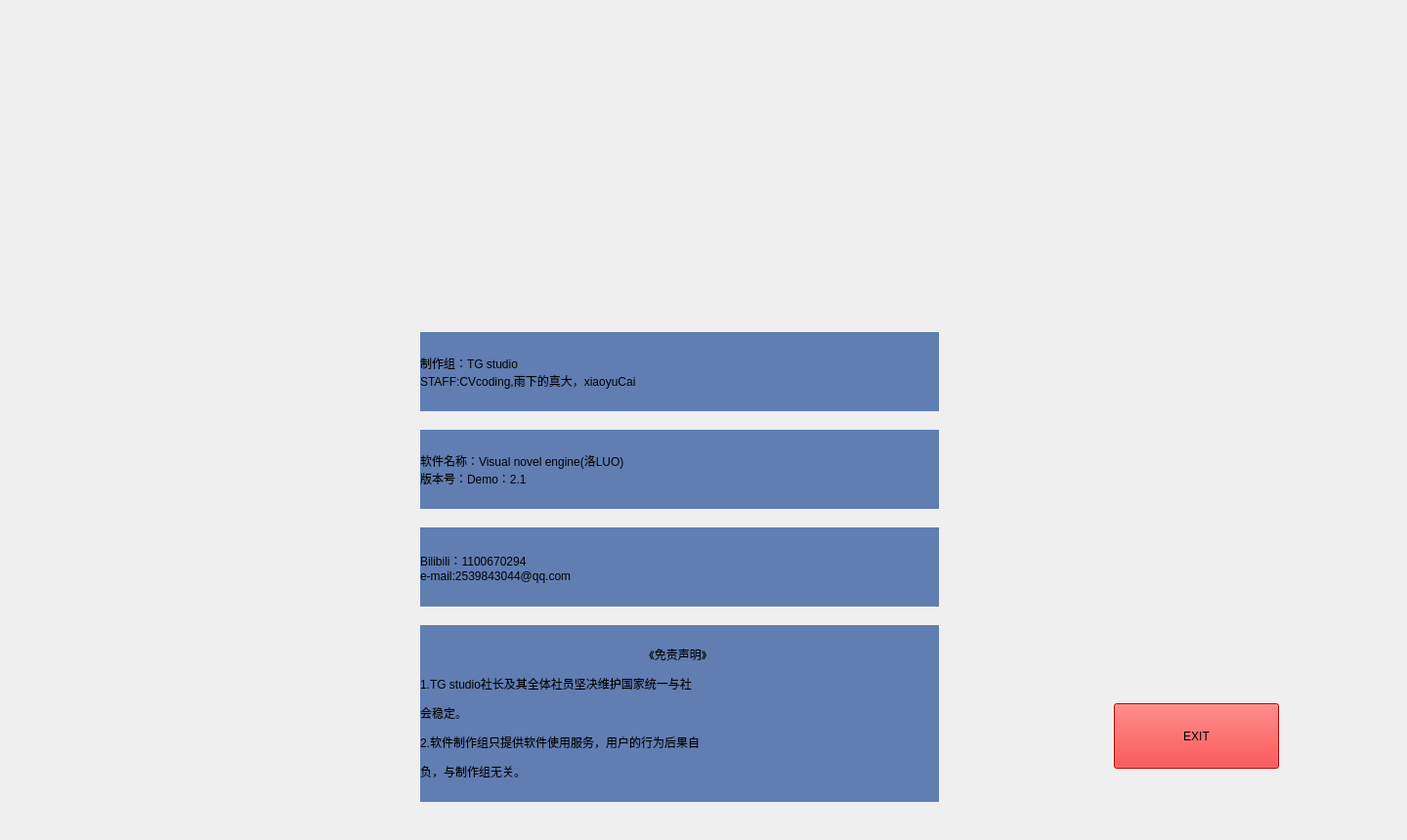
<?xml version="1.0" encoding="UTF-8"?>
<ui version="4.0">
 <class>Form</class>
 <widget class="QWidget" name="Form">
  <property name="geometry">
   <rect>
    <x>0</x>
    <y>0</y>
    <width>1440</width>
    <height>860</height>
   </rect>
  </property>
  <property name="windowTitle">
   <string>Form</string>
  </property>
  <widget class="QWidget" name="gridLayoutWidget">
   <property name="geometry">
    <rect>
     <x>0</x>
     <y>0</y>
     <width>1441</width>
     <height>861</height>
    </rect>
   </property>
   <layout class="QGridLayout" name="gridLayout_D">
    <item row="0" column="0">
     <widget class="QWidget" name="widget_D" native="true">
      <widget class="QLabel" name="lb_background_D">
       <property name="geometry">
        <rect>
         <x>0</x>
         <y>0</y>
         <width>1440</width>
         <height>870</height>
        </rect>
       </property>
       <property name="text">
        <string/>
       </property>
       <property name="pixmap">
        <pixmap resource="../images/D3(introduce)_Demo.qrc">:/old/D3(introduce)/lb_background_D.jpg</pixmap>
       </property>
      </widget>
      <widget class="QLabel" name="lb_trademark_D">
       <property name="geometry">
        <rect>
         <x>570</x>
         <y>20</y>
         <width>300</width>
         <height>300</height>
        </rect>
       </property>
       <property name="text">
        <string/>
       </property>
       <property name="pixmap">
        <pixmap resource="../images/D3(introduce)_Demo.qrc">:/old/D3(introduce)/lb_trademark_D.png</pixmap>
       </property>
      </widget>
      <widget class="QLabel" name="lb_information1_D">
       <property name="geometry">
        <rect>
         <x>430</x>
         <y>340</y>
         <width>531</width>
         <height>81</height>
        </rect>
       </property>
       <property name="styleSheet">
        <string notr="true">background-color: rgb(96, 126, 178);
font: 20pt &quot;新宋体&quot;;</string>
       </property>
       <property name="text">
        <string>制作组：TG studio
STAFF:CVcoding,雨下的真大，xiaoyuCai</string>
       </property>
      </widget>
      <widget class="QLabel" name="lb_information2_D">
       <property name="geometry">
        <rect>
         <x>430</x>
         <y>440</y>
         <width>531</width>
         <height>81</height>
        </rect>
       </property>
       <property name="styleSheet">
        <string notr="true">background-color: rgb(96, 126, 178);
font: 20pt &quot;新宋体&quot;;</string>
       </property>
       <property name="text">
        <string>软件名称：Visual novel engine(洛LUO)
版本号：Demo：2.1</string>
       </property>
      </widget>
      <widget class="QLabel" name="lb_information3_D">
       <property name="geometry">
        <rect>
         <x>430</x>
         <y>540</y>
         <width>531</width>
         <height>81</height>
        </rect>
       </property>
       <property name="styleSheet">
        <string notr="true">background-color: rgb(96, 126, 178);
font: 20pt &quot;新宋体&quot;;</string>
       </property>
       <property name="text">
        <string>Bilibili：1100670294
e-mail:2539843044@qq.com</string>
       </property>
      </widget>
      <widget class="QStackedWidget" name="sw_treaty_D">
       <property name="geometry">
        <rect>
         <x>430</x>
         <y>640</y>
         <width>531</width>
         <height>181</height>
        </rect>
       </property>
       <property name="currentIndex">
        <number>0</number>
       </property>
       <widget class="QWidget" name="swPage1_treaty_D">
        <widget class="QLabel" name="lb_treaty1_D">
         <property name="geometry">
          <rect>
           <x>0</x>
           <y>0</y>
           <width>531</width>
           <height>181</height>
          </rect>
         </property>
         <property name="minimumSize">
          <size>
           <width>0</width>
           <height>0</height>
          </size>
         </property>
         <property name="styleSheet">
          <string notr="true">background-color: rgb(96, 126, 178);
font: 16pt &quot;新宋体&quot;;</string>
         </property>
         <property name="text">
          <string>&lt;html&gt;&lt;head/&gt;&lt;body&gt;&lt;p align=&quot;center&quot;&gt;《免责声明》 &lt;/p&gt;&lt;p&gt;1.TG studio社长及其全体社员坚决维护国家统一与社&lt;/p&gt;&lt;p&gt;会稳定。 &lt;/p&gt;&lt;p&gt;2.软件制作组只提供软件使用服务，用户的行为后果自&lt;/p&gt;&lt;p&gt;负，与制作组无关。 &lt;/p&gt;&lt;/body&gt;&lt;/html&gt;</string>
         </property>
        </widget>
       </widget>
       <widget class="QWidget" name="swPage2_treaty_D">
        <widget class="QLabel" name="lb_treaty2_D">
         <property name="geometry">
          <rect>
           <x>0</x>
           <y>0</y>
           <width>531</width>
           <height>181</height>
          </rect>
         </property>
         <property name="styleSheet">
          <string notr="true">background-color: rgb(96, 126, 178);
font: 16pt &quot;新宋体&quot;;</string>
         </property>
         <property name="text">
          <string>&lt;html&gt;&lt;head/&gt;&lt;body&gt;&lt;p align=&quot;center&quot;&gt;《用户条约》&lt;/p&gt;&lt;p&gt;1.严禁使用反编译等手段窃取源码并传播，允许用户发&lt;/p&gt;&lt;p&gt;表使用本软件制作的非商业游戏，但务必注明使用本软&lt;/p&gt;&lt;p&gt;件制作及TGstudioB站官号。&lt;/p&gt;&lt;/body&gt;&lt;/html&gt;</string>
         </property>
        </widget>
       </widget>
      </widget>
      <widget class="QPushButton" name="pb_exit_D">
       <property name="geometry">
        <rect>
         <x>1140</x>
         <y>720</y>
         <width>169</width>
         <height>67</height>
        </rect>
       </property>
       <property name="styleSheet">
        <string notr="true">background-color: rgb(255, 0, 0);
font: 24pt &quot;Franklin Gothic Medium&quot;;</string>
       </property>
       <property name="text">
        <string>EXIT</string>
       </property>
       <property name="icon">
        <iconset>
         <normaloff>:/old/G:/编程项目/洛LUO_visualNovelEngine/images/D3(introduce)/pb_exit_D.png</normaloff>:/old/G:/编程项目/洛LUO_visualNovelEngine/images/D3(introduce)/pb_exit_D.png</iconset>
       </property>
       <property name="iconSize">
        <size>
         <width>169</width>
         <height>67</height>
        </size>
       </property>
      </widget>
     </widget>
    </item>
   </layout>
  </widget>
 </widget>
 <resources>
  <include location="../images/D3(introduce)_Demo.qrc"/>
  <include location="../images/D3_Demo.qrc"/>
 </resources>
 <connections/>
</ui>
